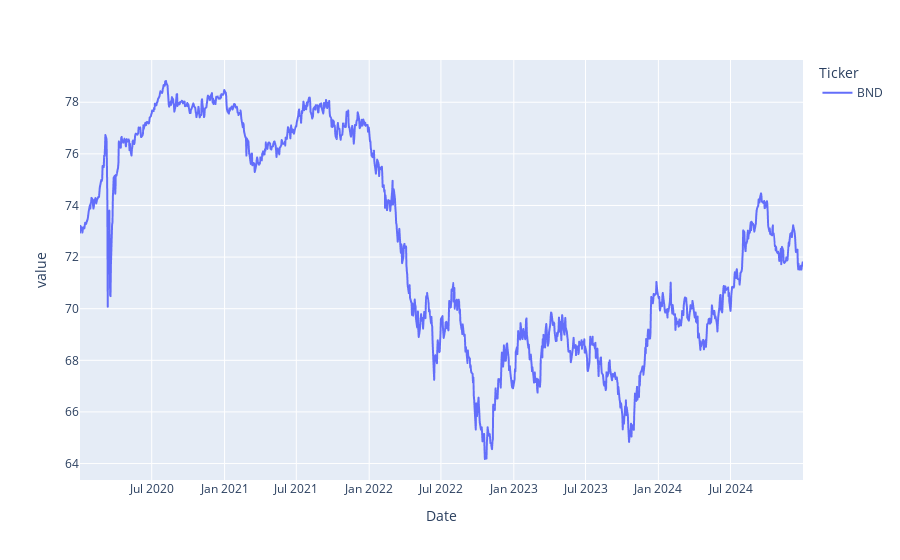

Notebook source saved alongside this figure:
### Code cell
# Vanguard Total Bond Market ETF
bond_data = yf.download('BND', start=start_date, end=end_date)['Close']
px.line(bond_data)

### Figure 1 — Plotly figure (JSON) as saved in the notebook; plotly's stock layout.template omitted (floating-point values rounded to 4 significant figures; data arrays with more than 128 entries replaced by an {"elided": "..."} marker saying what was removed)
{"data": [{"hovertemplate": "Ticker=BND<br>Date=%{x}<br>value=%{y}<extra></extra>", "legendgroup": "BND", "line": {"color": "#636efa", "dash": "solid"}, "marker": {"symbol": "circle"}, "mode": "lines", "name": "BND", "showlegend": true, "type": "scattergl", "x": {"elided": "1258 str values"}, "xaxis": "x", "y": {"elided": "1258 float values"}, "yaxis": "y"}], "layout": {"autosize": true, "legend": {"title": {"text": "Ticker"}, "tracegroupgap": 0}, "margin": {"t": 60}, "xaxis": {"anchor": "y", "autorange": true, "domain": [0, 1], "range": ["2020-01-02", "2024-12-31"], "title": {"text": "Date"}, "type": "date"}, "yaxis": {"anchor": "x", "autorange": true, "domain": [0, 1], "range": [63.36, 79.64], "title": {"text": "value"}, "type": "linear"}}}
